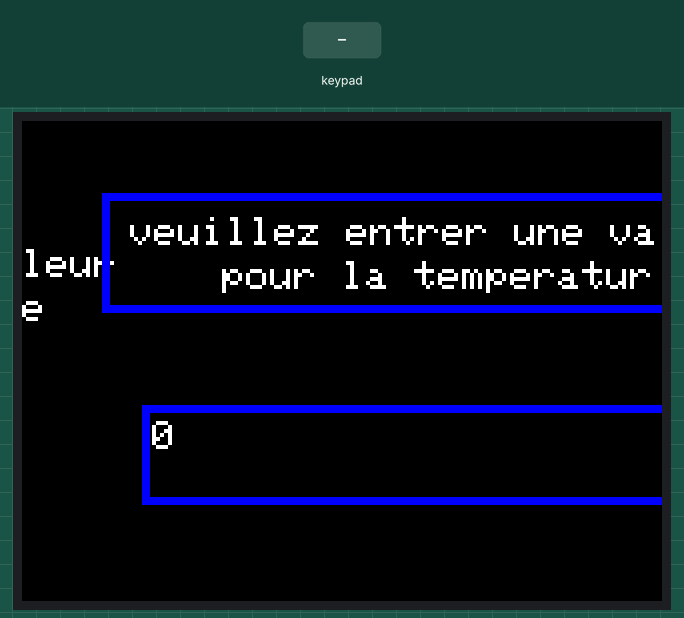
The sketch below on a simulated Arduino Uno, built with avr-gcc and run on an emulated ATmega328P. On the bench: 320×240 colour display. Inputs (shaded band) come from the test bench. The local clock reads 2024-03-15 10:24:30 at power-on unless the sketch sets it; what the sketch prints to the serial monitor is not drawn.

Above: at 1.1 s.
1.2 s: keypad keys 1 2 * pressed 0.4 s apart
At 3.3 s:
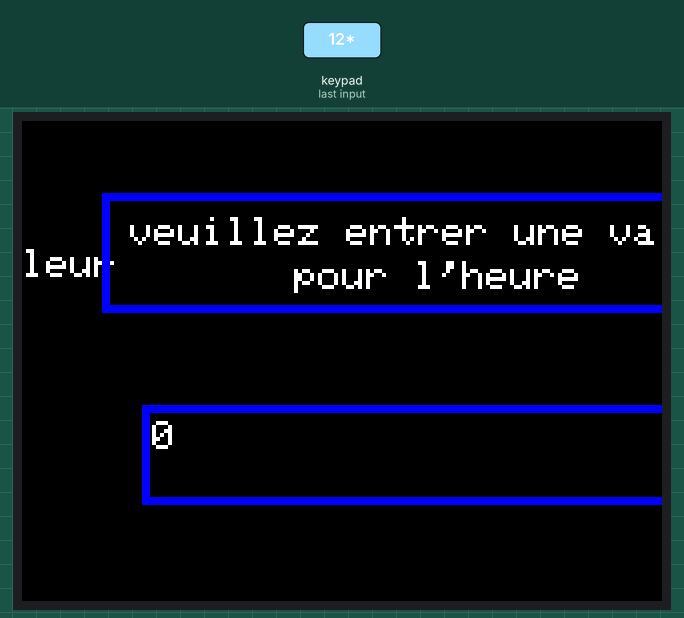
3.9 s: key '*' pressed
At 4.4 s:
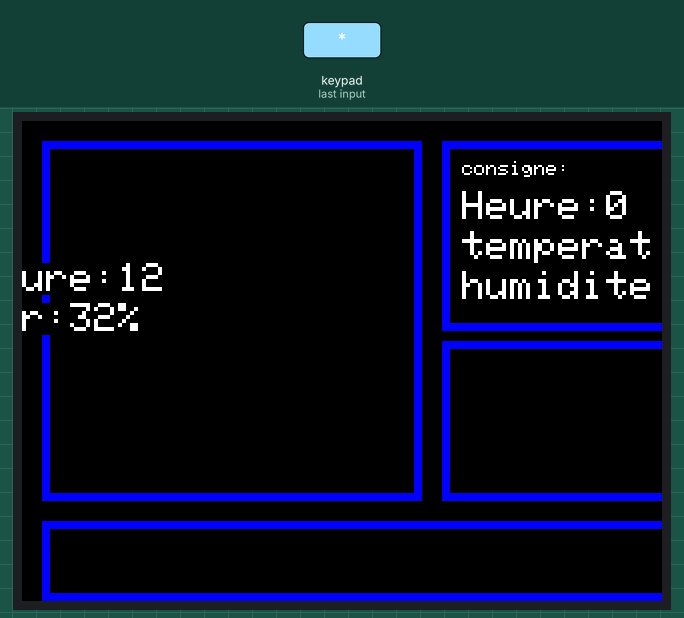
At 6.2 s:
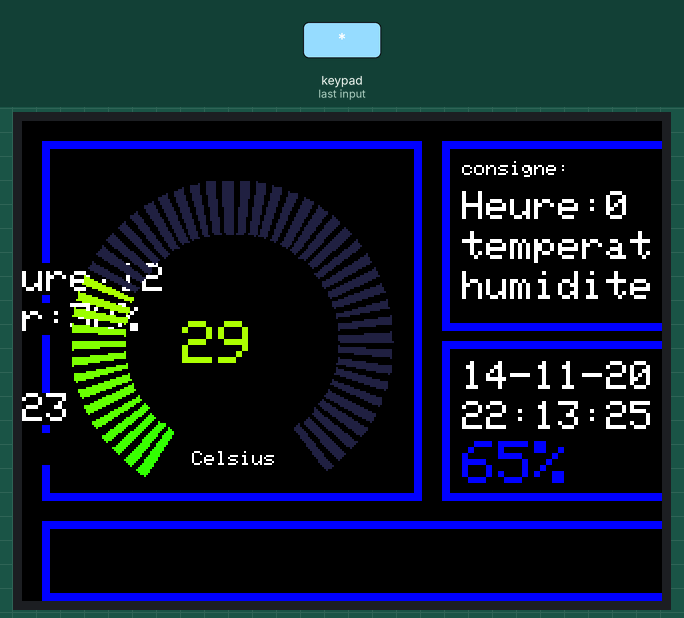
Timing chart, 0 to 7.7 s (numbered marks = the images above; inputs shaded):
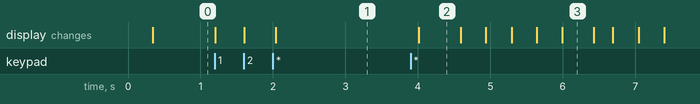

Measured:
- after the input at 1.2 s, the display: first changes at once (image 1 shows a later state)
- after the input at 3.9 s, the display: changes after 0.11 s (image 2)
- what the display in image 2 shows lasts 0.6 s, from 4.0 s to 4.6 s
- what the display in image 3 shows lasts 0.4 s, from 6.0 s to 6.4 s

The sketch:

sechoire.ino
```cpp
#include <Adafruit_GFX.h> //specification du materiel
#include <MCUFRIEND_kbv.h>
#include <Keypad.h>
#include <util/atomic.h>
// *** definition des couleur
#define BLACK   0x0000
#define WHITE   0xFFFF
#define RED     0xF800
#define GREEN   0x07E0
#define BLUE    0x001F
#define CYAN    0x07FF
#define MAGENTA 0xF81F
#define YELLOW  0xFFE0
#define GREY    0x2108

// couleur du valeur mesurer
#define RED2RED 0
#define GREEN2GREEN 1
#define BLUE2BLUE 2
#define BLUE2RED 3
#define GREEN2RED 4
#define RED2GREEN 5
MCUFRIEND_kbv tft;
uint32_t runTime = -99999;       // temps pour nouvelle mise ajour
int reading = 0; //valeur a afficher
int d = 0; // valeur pour testet le mouvement
boolean alert = 0;
int8_t ramp = 1;
int tesmod =0;
char *msg[] = { "PORTRAIT", "LANDSCAPE", "PORTRAIT_REV", "LANDSCAPE_REV" };
uint8_t aspect;
uint16_t wid,hei;
char c;
String c1,c2;
boolean vide;
extern const uint8_t coeur[];
float h = 60.5+1;
float t =  25.5+1;
float f =  60.5+1;
int consig_temp,consig_h,somme;
// temperature en Fahrenheit
float hif =  60.5+1;
// temperature en Celsius
float hic =  60.5+1;
//clavier matriciel
byte BrochesLignes[4] = {22,23,24,25};
byte BrochesColonnes[4] = {26,27,28,29};
char touches[4][4] = {
            {'1','2','3','A'},
            {'4','5','6','B'},
            {'7','8','9','C'},
            {'*','0','#','D'}
      };
 char touche;
 Keypad clavier = Keypad( makeKeymap(touches), BrochesLignes, BrochesColonnes, 4, 4 );
 int valeur_temperature;
 /*************************************************
 initialisation des composante
 ******************************************************/
#include <DS3231.h>
#include <Wire.h>
DS3231 clock;
RTCDateTime dt;
int jour,mois,annee,heure,minu,seco;
 //****************************************************************************************************
byte  compteur100ms = 1000;

const int NBTACHE = 2;             // Nb de tâches à réserver

volatile boolean etatTache[NBTACHE];        //Table de l'état d'activité des tâches
volatile byte Etape [NBTACHE];              //Table de l'étape active des tâches

typedef void (*action_t)(void);   //définir un pointeur pour les tâches
int processus = 0 ;

//****************************************************************************************************
 /******** déclaration des tâches ********/

void  Tache_init();
void  Tache_T_1();
void  Tache_T_2();
/****************************************
     Tableau de pointeurs sur les tâches
     dans l'ordre des N° des tâches
*****************************************/

action_t Tache[] = {
    Tache_init,
    Tache_T_1,
    Tache_T_2,
};

/******** N° des tâches **************/
const unsigned int _init = 0;
//****************************************************************************************************
```

A_program_principal.ino
```cpp
void setup() {
    // put your setup code here, to run once:
    Serial.begin(9600);
    Initialisation_RTC();
    initialisation_tache();
    initialisation_tft();
    tft.fillScreen(BLACK); //background
    //bonjour();
    tft.fillScreen(BLACK);
    delay(10); // pause rapide pour laisser temps initialisation
    Serial.println("init OK") ; // affiche la chaîne texte - message de test
    initialisation_temperature();
    initialisation_heure();
    tft.fillScreen(BLACK);
    initialisation_interface();
}

void loop() {
   switch(processus){
     case 0 :
        Tache_init();
        break;
     case 1 :
        Tache_T_1();
        break;
     case 2 :
        Tache_T_2();
        break ;
     default:
     break;
   }
}
```

B_fonction.ino
```cpp
//fonction de debut
void bonjour(){
   int cpt=0;
   while(cpt!=3){
    tft.setCursor (200,120);
    tft.setTextSize (2);
    tft.setTextColor (WHITE,BLACK);
    tft.print ("bonjour.  ");
    delay(500);
    tft.setCursor (200,120);
    tft.setTextSize (2);
    tft.setTextColor (WHITE,BLACK);
    tft.print ("bonjour.. ");
    delay(500);
    tft.setCursor (200,120);
    tft.setTextSize (2);
    tft.setTextColor (WHITE,BLACK);
    tft.print ("bonjour...");
    cpt++;
   }
}
void Initialisation_RTC(){
 // données pour mettre à l'heure l'horloge
 /*
  DS3231_init(DS3231_INTCN);
  t.hour=12; //definir heure
  t.min=43; //definir min
  t.sec=40; //definir seconde
  t.mday=6; //definr jour
  t.mon=4;//definir mois
  t.year=2018;//definir annee
  DS3231_set(t); //entree les configuration
  */
    // Initialize DS3231
  Serial.println("Initialize DS3231");;
  clock.begin();

  // Set sketch compiling time
  clock.setDateTime(__DATE__, __TIME__);
}
void initialisation_temperature(){
 tft.setCursor (54,48);
 tft.setTextSize (2);
 tft.setTextColor (WHITE,BLACK);
 tft.print("veuillez entrer une valeur");
 tft.setCursor (100,70);
 tft.print("pour la temperature");
 rectangle(40,36,340,60,4,BLUE);
 rectangle(60,142,300,50,4,BLUE);
 lecture_clavier();
 consig_temp=somme;

}
void initialisation_heure(){
 tft.setCursor (54,48);
 tft.setTextSize (2);
 tft.setTextColor (WHITE,BLACK);
 tft.print("veuillez entrer une valeur");
 tft.setCursor (100,70);
 tft.print("   pour l'heure      ");
 refresh();
 rectangle(40,36,340,60,4,BLUE);
 rectangle(60,142,300,50,4,BLUE);
 lecture_clavier();
 consig_h=somme;

}
void initialisation_interface(){
  rectangle(10,10,190,180,4,BLUE);
  rectangle(210,10,190,95,4,BLUE);
  rectangle(210,110,190,80,4,BLUE);
  rectangle(10,200,390,40,4,BLUE);
  tft.setCursor (220,20);
  tft.setTextSize (1);
  tft.setTextColor (WHITE,BLACK);
  tft.print ("consigne:");
  tft.setCursor (220,35);
  tft.setTextSize (2);
  tft.print ("Heure:");
  tft.print (consig_h);
  tft.setCursor (220,55);
  tft.setTextSize (2);
  tft.print ("temperature:");
  tft.print (consig_temp);
  tft.setCursor (220,75);
  tft.setTextSize (2);
  tft.print ("humiditer:");
  tft.print ("32%");
}
//lecture temperature
void lecture_clavier(){
  tft.setCursor (65,150);
  tft.setTextSize (2);
  tft.setTextColor (WHITE,BLACK);
  int i=0,pos=65, k;
  char k2 ,k3 ,key[4];
  boolean sortie=true;
  key[0] = NO_KEY ;
  key[1] = NO_KEY ;
  key[2] = NO_KEY ;
  key[3] = NO_KEY ;
  somme=0;
  key[i] = clavier.getKey();
  do{
     key[i] = clavier.getKey();
      switch(key[i]) {
           case (NO_KEY) :
              //Serial.println("no key");
           break;
           case ('*') :
              Serial.println("valider");
              sortie=false;
           break;
           case ('#') :
           if(i!=0){
              Serial.print("effacer");
              i--;
              refresh();
              pos=pos-15;
              somme = somme/10 ;
           }
           break;
           case ('A') :

           break;
           default :
            if(i<3){
              Serial.println(key[i]);
              k= key[i] - '0' ;
              somme= somme *10+k;
              Serial.println(somme);
              i++;
              pos=pos+15;
            }
           break;
      }
  affichage(somme,65);
 }while(sortie);
 Serial.print("sortie");
}
void lecture_clavier_date(){
  tft.setCursor (65,150);
  tft.setTextSize (2);
  tft.setTextColor (WHITE,BLACK);
  int i=0,pos=65, k;
  char k2 ,k3 ,key[9];
  boolean sortie=true;
  for (int i=0; i <= 9; i++){
    key[i] = NO_KEY ;
  }
  somme=0;
  key[i] = clavier.getKey();
  do{
     key[i] = clavier.getKey();
      switch(key[i]) {
           case (NO_KEY) :
              //Serial.println("no key");
           break;
           case ('*') :
              Serial.println("valider");
              sortie=false;
           break;
           case ('#') :
           if(i!=0){
              Serial.print("effacer");
              i--;
              refresh();
              pos=pos-15;
              somme = somme/10 ;
           }
           break;
           case ('A') :

           break;
           default :
            if(i<6){
              Serial.println(key[i]);
              k= key[i] - '0' ;
              somme= somme *10+k;
              Serial.println(somme);
              i++;
              pos=pos+15;
            }
           break;
      }
  affichage(somme,65);
 }while(sortie);
 Serial.print("sortie");
}
void affichage(int chiffre,int pos){
  tft.setCursor (pos,150);
  tft.setTextSize (2);
  tft.setTextColor (WHITE,BLACK);
  tft.print (chiffre);

}
void change_temperature(){
  //Serial.println("clavier");
  int i=0,pos=65, k;
  char k2 ,k3 ,key[4];
  boolean sortie=true;
  key[0] = NO_KEY ;
  somme=0;
  key[i] = clavier.getKey();
switch(key[i]) {
           case (NO_KEY) :
              //Serial.println("no key");
           break;
           case ('A') :
              Serial.println("changer temperature");

           break;
           case ('B') :
              Serial.print("changer heur d'arret");
           break;
           case ('C') :
              Serial.print("changer heur ");
           break;
           default :
           break;
      }
 //Serial.print("sortie");
}
void change_h(){
  //Serial.println("clavier");
  int i=0,pos=65;
  char k;
  boolean sortie=true;
  k = NO_KEY ;
  somme=0;
  k = clavier.getKey();
  if(k=='B'){
    tft.fillScreen(BLACK);
    initialisation_heure();
    tft.fillScreen(BLACK);
    initialisation_interface();
 }
 //Serial.print("sortie");
}
void change_date(){
  //Serial.println("clavier");
  int i=0,pos=65;
  char k;
  boolean sortie=true;
  k= NO_KEY ;
  somme=0;
  k= clavier.getKey();
  if(k=='C'){
    tft.fillScreen(BLACK);
 lecture_clavier_date();
}
}
int lire4chiffresMDP(){
    tft.setCursor (200,120);
    tft.setTextSize (2);
    tft.setTextColor (WHITE,BLACK);
char k1 ,k2 ,k3 ,k4 ;
char key1 = NO_KEY ;
char key2 = NO_KEY ;
char key3 = NO_KEY ;
char key4 = NO_KEY ;
key1 = clavier.getKey();
  while(key1 == NO_KEY ) {
     key1 = clavier.getKey();
     if(key1 != NO_KEY ) tft.print (key1);
           k1 = key1 - '0' ;
            while(key2 == NO_KEY ){
                    key2 = clavier.getKey();
                    if(key2 != NO_KEY ) tft.print (key2);
                    k2 = key2 - '0' ;

                 while(key3 == NO_KEY){
                       key3 = clavier.getKey() ;
                       if(key3 != NO_KEY ) tft.print (key3);
                       k3 = key3 - '0' ;
                 }
            }
        }
    return (k3 * 100 + k2 * 10 + k1 ) ;
}
void refresh(){
 tft.fillRect(68,148,200,40,BLACK);
 rectangle(60,142,300,50,4,BLUE);
}
void _Affichagelcd(){
   dt = clock.getDateTime();
 // jour,mois,annee,heure,minu,seco
 jour=dt.day;
 mois=dt.month;
 annee=dt.year;
 heure=dt.hour;
 minu=dt.minute;
 seco=dt.second;
  /**affichage de date**/
  //tft.print(tempo.date, DEC);
 // tft.print(tempo.mon, DEC);
  //tft.print(tempo.year, DEC);
}
/*###########################################################################
#############################################################################*/
void initialisation_tache(){
     initTimer2();   // initialise TIMER2 comme Base de Temps

   /*------------- initialise les tâches et les étapes initiales -----------------*/

  for (int i =0;i<NBTACHE;i++) {
    etatTache[i]=false;
  }
  etatTache[_init] = true;   // active la tâche maître
}

void initialisation_tft(){
    tft.reset();
    uint16_t identifier = tft.readID();
    Serial.print("ID = 0x");
    Serial.println(identifier, HEX);
    if (identifier == 0xEFEF) identifier = 0x9486;
    tft.begin(identifier);
    aspect=3;
    tft.setRotation(aspect);
    vide=true;
    wid = tft.width();
    hei=tft.height();
}

/**********************************************************************
*         initialiser le timer2 en mode CTC avec interruption
**********************************************************************/

void initTimer2()
{
  noInterrupts(); // désactiver toutes les interruptions
  TCCR2A = 0;
  TCCR2B = 0;
  TCNT2 = 0;

  TCCR2A |= (1 << WGM21);   // CTC mode
  TCCR2B |= (1 << CS22);  // 64 prescaler
  //TCCR2B |= (1 << CS21);    // 8 prescaler

  OCR2A = 250; // 16MHz/64/1000Hz => Base de Temps = 1 ms
  //OCR2A = 25; // 16MHz/64/10000Hz => Base de Temps = 100 µs

  TIMSK2 |= (1 << OCIE2A); // Activer l'IT du mode comparaison
  interrupts(); // valiser les interruptions
}

ISR(TIMER2_COMPA_vect){

  if(compteur100ms == 0 ){
    //Serial.print(processus) ;
      compteur100ms = 1000 ;
      processus++ ;
      if(processus > NBTACHE ) processus = 0  ;

  }else {
    compteur100ms-- ;
  }
}

/*###########################################################################
#############################################################################*/
// #########################################################################
//  Draw the meter on the screen, returns x coord of righthand side
// #########################################################################
int ringMeter(int value, int vmin, int vmax, int x, int y, int r, char *units, byte scheme)
{
  // Minimum value of r is about 52 before value text intrudes on ring
  // drawing the text first is an option

  x += r; y += r;   // Calculate coords of centre of ring
  int w = r / 3;    // Width of outer ring is 1/4 of radius
  int angle = 150;  // Half the sweep angle of meter (300 degrees)
  int v = map(value, vmin, vmax, -angle, angle); // Map the value to an angle v
  byte seg = 3; // Segments are 3 degrees wide = 100 segments for 300 degrees
  byte inc = 6; // Draw segments every 3 degrees, increase to 6 for segmented ring
  // Variable to save "value" text colour from scheme and set default
  int colour = BLUE;

  // Draw colour blocks every inc degrees
  for (int i = -angle+inc/2; i < angle-inc/2; i += inc) {
    // Calculate pair of coordinates for segment start
    float sx = cos((i - 90) * 0.0174532925);
    float sy = sin((i - 90) * 0.0174532925);
    uint16_t x0 = sx * (r - w) + x;
    uint16_t y0 = sy * (r - w) + y;
    uint16_t x1 = sx * r + x;
    uint16_t y1 = sy * r + y;

    // Calculate pair of coordinates for segment end
    float sx2 = cos((i + seg - 90) * 0.0174532925);
    float sy2 = sin((i + seg - 90) * 0.0174532925);
    int x2 = sx2 * (r - w) + x;
    int y2 = sy2 * (r - w) + y;
    int x3 = sx2 * r + x;
    int y3 = sy2 * r + y;

    if (i < v) { // Fill in coloured segments with 2 triangles
      switch (scheme) {
        case 0: colour = RED; break; // Fixed colour
        case 1: colour = GREEN; break; // Fixed colour
        case 2: colour = BLUE; break; // Fixed colour
        case 3: colour = rainbow(map(i, -angle, angle, 0, 127)); break; // Full spectrum blue to red
        case 4: colour = rainbow(map(i, -angle, angle, 70, 127)); break; // Green to red (high temperature etc)
        case 5: colour = rainbow(map(i, -angle, angle, 127, 63)); break; // Red to green (low battery etc)
        default: colour = BLUE; break; // Fixed colour
      }
      tft.fillTriangle(x0, y0, x1, y1, x2, y2, colour);
      tft.fillTriangle(x1, y1, x2, y2, x3, y3, colour);
      //text_colour = colour; // Save the last colour drawn
    }
    else // Fill in blank segments
    {
      tft.fillTriangle(x0, y0, x1, y1, x2, y2, GREY);
      tft.fillTriangle(x1, y1, x2, y2, x3, y3, GREY);
    }
  }
  // Convert value to a string
  char buf[10];
  byte len = 2; if (value > 999) len = 4;
  dtostrf(value, len, 0, buf);
  buf[len] = ' '; buf[len] = 0; // Add blanking space and terminator, helps to centre text too!
  // Set the text colour to default
  tft.setTextSize(1);

  if(value>9){
  tft.setTextColor(colour,BLACK);
  tft.setCursor(x-25,y-10);tft.setTextSize(3);
  tft.print(buf);}
  if(value<10){
  tft.setTextColor(colour,BLACK);
  tft.setCursor(x-25,y-10);tft.setTextSize(3);
  tft.print(buf);}

  tft.setTextColor(WHITE,BLACK);

  tft.setCursor(x-20,y+55);tft.setTextSize(1);
  tft.print(units); // Units display

  // Calculate and return right hand side x coordinate
  return x + r;
}

// #########################################################################
// Return a 16 bit rainbow colour
// #########################################################################
unsigned int rainbow(byte value)
{
  // Value is expected to be in range 0-127
  // The value is converted to a spectrum colour from 0 = blue through to 127 = red

  byte red = 0; // Red is the top 5 bits of a 16 bit colour value
  byte green = 0;// Green is the middle 6 bits
  byte blue = 0; // Blue is the bottom 5 bits
  byte quadrant = value / 32;

  if (quadrant == 0) {
    blue = 31;
    green = 2 * (value % 32);
    red = 0;
  }
  if (quadrant == 1) {
    blue = 31 - (value % 32);
    green = 63;
    red = 0;
  }
  if (quadrant == 2) {
    blue = 0;
    green = 63;
    red = value % 32;
  }
  if (quadrant == 3) {
    blue = 0;
    green = 63 - 2 * (value % 32);
    red = 31;
  }
  return (red << 11) + (green << 5) + blue;
}

// #########################################################################
// Return a value in range -1 to +1 for a given phase angle in degrees
// #########################################################################
float sineWave(int phase) {
  return sin(phase * 0.0174532925);
}
void rectangle(int x,int y,int longueur,int largeur,int epaisseur,int couleur){
      for (int i = 0; i < epaisseur; i++)
            tft.drawRect(x + i, y + i, longueur - 2 * i, largeur - 2 * i,couleur);
}
void principale_action(){
tft.setCursor (220,120);
tft.setTextSize (2);
tft.setTextColor (WHITE,BLACK);
// jour,mois,annee,heure,minu,seco
tft.print (jour);
tft.print("-");
tft.print(mois);
tft.print("-");
tft.print(annee);
tft.setCursor (220,140);
tft.setTextSize (2);
tft.setTextColor (WHITE,BLACK);
tft.print (heure);
tft.print(":");
tft.print(minu);
tft.print(":");
tft.print(seco);
tft.print("  ");
h++;
t++;
f++;
hic++;
hic++;

    if(h>100 || t>105|| f>455 || hif>445 ||hic>445){
    h=0;
    t=h;
    f=t;
    hic=f;
    hif=hic;
  }
if (millis() - runTime >= 500) { // Execute every 500ms
    runTime = millis();
    if(tesmod==0){reading=99; }
    if(tesmod==1){reading = t;}

    int xpos = 25, ypos = 30, gap = 100, radius = 80;
    ringMeter(reading,0,100, xpos,ypos,radius,"Celsius",GREEN2RED); // Draw analogue meter
  if(h>0){  //Humidity %
    tft.setCursor (220,160);
    tft.setTextSize (3);
    tft.setTextColor (BLUE,BLACK);
    tft.print (h,0);
    tft.print ('%');
    tesmod=1;
  }

  }
}
```

Source omitted: C_tache.ino (415 bytes)
